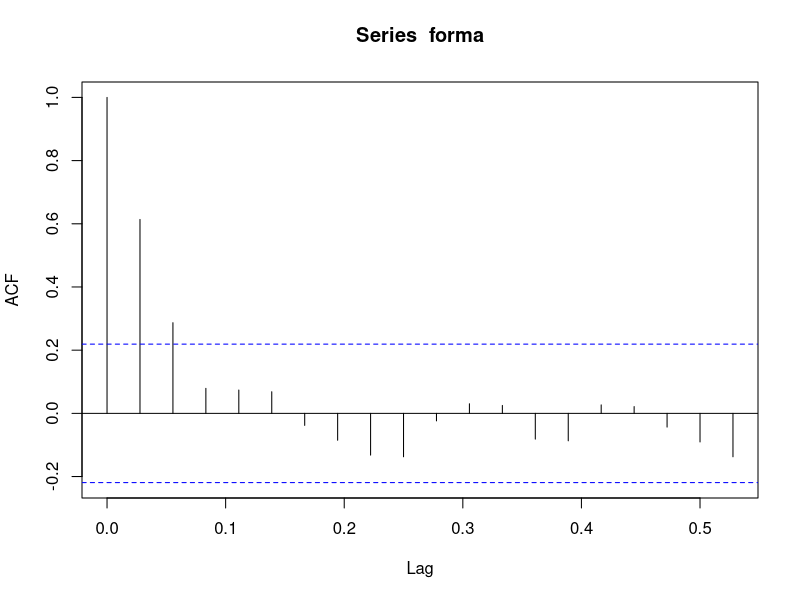
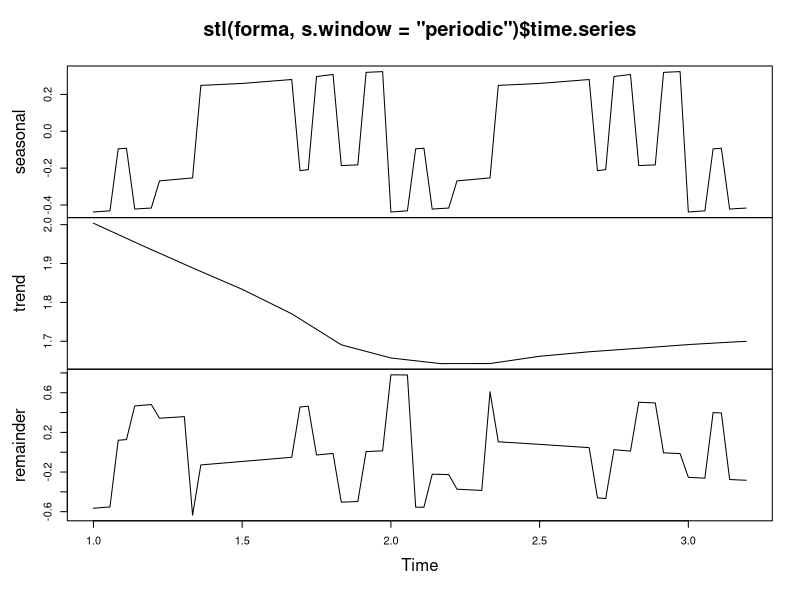

The R script that drew these images, in order:
leaf <- read.table("data/leaf2-4.txt", head = TRUE, as.is = TRUE, sep=";")

str(leaf)

forma <- ts(leaf$FORM, frequency = 36)

str(forma)
acf(forma)
plot(stl(forma, s.window = "periodic")$time.series)
